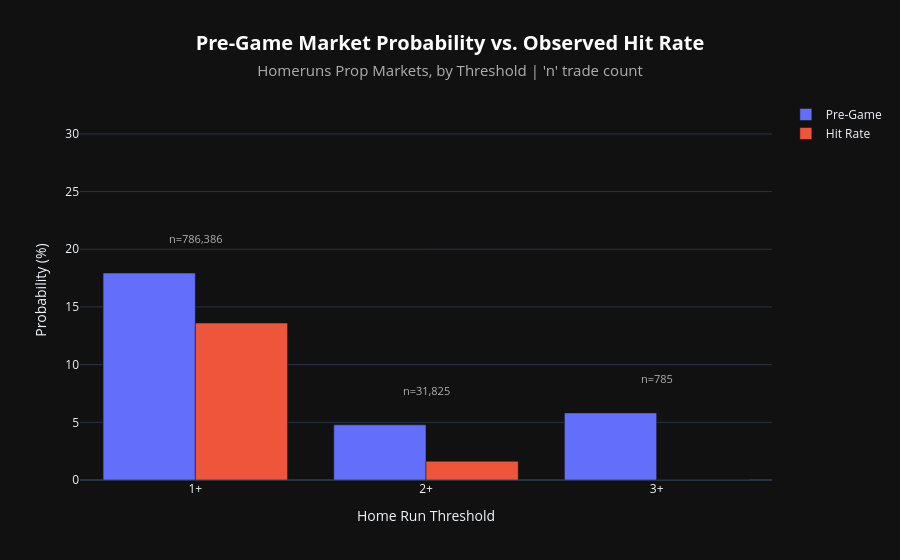

Notebook code for this chart:
### Code cell
# Aggregate probabilities

results = []

for homeruns, freq in sorted(homerun_frequencies.items()):
    df = homeruns_df[homeruns_df['n_homeruns'] == homeruns].copy()

    pregame_prob, hit_rate, n = agg_probabilities(df, TRADES, DOLLAR_VOLUME)

    if n is None:
        continue

    players = player_hit_rates(df, 30, TRADES, DOLLAR_VOLUME) # Large number of observed markets

    results.append({
        'homeruns'       : f"{homeruns}+",
        'pregame_prob' : pregame_prob * 100,
        'hit_rate'     : hit_rate * 100,
        'n'            : n,
        'players'      : players
    })

results_df = pd.DataFrame(results)

fig = go.Figure()

fig.add_trace(go.Bar(
    x=results_df['homeruns'],
    y=results_df['pregame_prob'],
    name='Pre-Game',
    customdata=results_df['n'],
    hovertemplate='Pre-Game Prob: %{y:.2f}%<br>Markets: %{customdata}<extra></extra>'
))

fig.add_trace(go.Bar(
    x=results_df['homeruns'],
    y=results_df['hit_rate'],
    name='Hit Rate',
    customdata=results_df['n'],
    hovertemplate='Hit Rate: %{y:.2f}%<br>Markets: %{customdata}<extra></extra>'
))

max_height = results_df[['pregame_prob', 'hit_rate']].max(axis=1)

for x, n, height in zip(results_df['homeruns'], results_df['n'], max_height):
    fig.add_annotation(
        x=x,
        y=height + 3,
        text=f"n={n:,.0f}",
        showarrow=False,
        font={'size': 11, 'color': '#b0b0b0'}
    )

fig.update_layout(
    template='plotly_dark',
    barmode='group',
    title={
        'text': (
            "<b>Pre-Game Market Probability vs. Observed Hit Rate</b><br>"
            "<span style='font-size: 15px; color: #b0b0b0;'>Homeruns Prop Markets, by Threshold | 'n' trade count</span>"
        ),
        'font': {'size': 20, 'color': '#ffffff'},
        'x': 0.5,
        'xanchor': 'center'
    },
    xaxis_title='Home Run Threshold',
    yaxis_title='Probability (%)',
    yaxis_range=[0, max_height.max() + 15],
    paper_bgcolor='#111111',
    plot_bgcolor='#111111',
    legend_title_text=''
)

fig.show()

### Figure 1 — Plotly figure (JSON) as saved in the notebook; plotly's stock layout.template omitted (floating-point values rounded to 4 significant figures)
{"data": [{"customdata": [786386, 31825, 785], "hovertemplate": "Pre-Game Prob: %{y:.2f}%<br>Markets: %{customdata}<extra></extra>", "name": "Pre-Game", "type": "bar", "x": ["1+", "2+", "3+"], "y": [17.94, 4.781, 5.813]}, {"customdata": [786386, 31825, 785], "hovertemplate": "Hit Rate: %{y:.2f}%<br>Markets: %{customdata}<extra></extra>", "name": "Hit Rate", "type": "bar", "x": ["1+", "2+", "3+"], "y": [13.61, 1.627, 0.0]}], "layout": {"annotations": [{"font": {"color": "#b0b0b0", "size": 11}, "showarrow": false, "text": "n=786,386", "x": "1+", "y": 20.94}, {"font": {"color": "#b0b0b0", "size": 11}, "showarrow": false, "text": "n=31,825", "x": "2+", "y": 7.781}, {"font": {"color": "#b0b0b0", "size": 11}, "showarrow": false, "text": "n=785", "x": "3+", "y": 8.813}], "barmode": "group", "legend": {"title": {"text": ""}}, "paper_bgcolor": "#111111", "plot_bgcolor": "#111111", "title": {"font": {"color": "#ffffff", "size": 20}, "text": "<b>Pre-Game Market Probability vs. Observed Hit Rate</b><br><span style='font-size: 15px; color: #b0b0b0;'>Homeruns Prop Markets, by Threshold | 'n' trade count</span>", "x": 0.5, "xanchor": "center"}, "xaxis": {"title": {"text": "Home Run Threshold"}}, "yaxis": {"range": [0, 32.94], "title": {"text": "Probability (%)"}}}}
